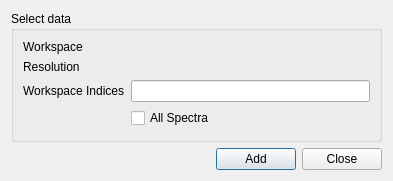
<?xml version="1.0" encoding="UTF-8"?>
<ui version="4.0">
 <class>ConvolutionAddWorkspaceDialog</class>
 <widget class="QDialog" name="ConvolutionAddWorkspaceDialog">
  <property name="geometry">
   <rect>
    <x>0</x>
    <y>0</y>
    <width>393</width>
    <height>181</height>
   </rect>
  </property>
  <property name="windowTitle">
   <string>Data Selection</string>
  </property>
  <layout class="QVBoxLayout" name="verticalLayout">
   <item>
    <widget class="QGroupBox" name="gbSelectData">
     <property name="title">
      <string>Select data</string>
     </property>
     <layout class="QVBoxLayout" name="verticalLayout_2">
      <item>
       <layout class="QGridLayout" name="loInput">
        <item row="0" column="0">
         <widget class="QLabel" name="lbWorkspace">
          <property name="text">
           <string>Workspace</string>
          </property>
         </widget>
        </item>
        <item row="1" column="0">
         <widget class="QLabel" name="lbResolution">
          <property name="text">
           <string>Resolution</string>
          </property>
         </widget>
        </item>
        <item row="3" column="1">
         <widget class="QCheckBox" name="ckAllSpectra">
          <property name="text">
           <string>All Spectra</string>
          </property>
         </widget>
        </item>
        <item row="0" column="1">
         <widget class="MantidQt::MantidWidgets::DataSelector" name="dsWorkspace" native="true">
          <property name="ShowGroups" stdset="0">
           <bool>false</bool>
          </property>
          <property name="showLoad" stdset="0">
           <bool>false</bool>
          </property>
          <property name="autoLoad" stdset="0">
           <bool>true</bool>
          </property>
         </widget>
        </item>
        <item row="1" column="1">
         <widget class="MantidQt::MantidWidgets::DataSelector" name="dsResolution" native="true">
          <property name="ShowGroups" stdset="0">
           <bool>false</bool>
          </property>
          <property name="showLoad" stdset="0">
           <bool>false</bool>
          </property>
          <property name="autoLoad" stdset="0">
           <bool>true</bool>
          </property>
         </widget>
        </item>
        <item row="2" column="0">
         <widget class="QLabel" name="lbWorkspaceIndices">
          <property name="text">
           <string>Workspace Indices</string>
          </property>
         </widget>
        </item>
        <item row="2" column="1">
         <widget class="QLineEdit" name="leWorkspaceIndices"/>
        </item>
       </layout>
      </item>
      <item>
       <spacer name="spacer">
        <property name="orientation">
         <enum>Qt::Vertical</enum>
        </property>
        <property name="sizeHint" stdset="0">
         <size>
          <width>20</width>
          <height>40</height>
         </size>
        </property>
       </spacer>
      </item>
     </layout>
    </widget>
   </item>
   <item>
    <widget class="QFrame" name="frame">
     <layout class="QHBoxLayout" name="horizontalLayout">
      <property name="leftMargin">
       <number>0</number>
      </property>
      <property name="topMargin">
       <number>0</number>
      </property>
      <property name="rightMargin">
       <number>0</number>
      </property>
      <property name="bottomMargin">
       <number>0</number>
      </property>
      <item>
       <spacer name="horizontalSpacer">
        <property name="orientation">
         <enum>Qt::Horizontal</enum>
        </property>
        <property name="sizeHint" stdset="0">
         <size>
          <width>40</width>
          <height>20</height>
         </size>
        </property>
       </spacer>
      </item>
      <item>
       <widget class="QPushButton" name="pbAdd">
        <property name="text">
         <string>Add</string>
        </property>
       </widget>
      </item>
      <item>
       <widget class="QPushButton" name="pbClose">
        <property name="text">
         <string>Close</string>
        </property>
       </widget>
      </item>
     </layout>
    </widget>
   </item>
  </layout>
 </widget>
 <customwidgets>
  <customwidget>
   <class>MantidQt::MantidWidgets::DataSelector</class>
   <extends>QWidget</extends>
   <header>MantidQtWidgets/Common/DataSelector.h</header>
  </customwidget>
 </customwidgets>
 <resources/>
 <connections/>
 <slots>
  <slot>addData()</slot>
 </slots>
</ui>
